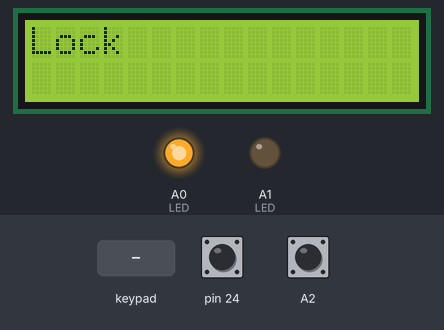
Simulated run of this sketch. Board: Arduino Mega 2560, built with avr-gcc and run on an emulated ATmega2560. Parts: 16×2 character LCD, output pins drawn as LEDs (lit = HIGH). Inputs (shaded band) come from the test bench; at power-on: pin 24 HIGH, A2 HIGH. Pins used as bus, display or sensor lines are not drawn; what the sketch prints to the serial monitor is not drawn.

Above: at 1.3 s.
1.4 s: pin 24 pulled LOW for 0.15 s
At 3.1 s:
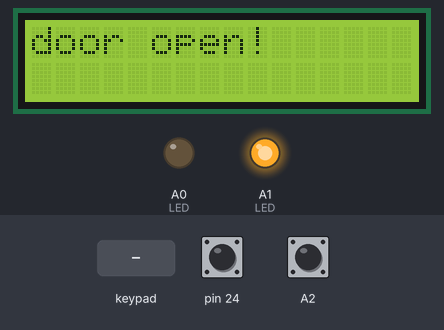
4.5 s: key '*' pressed
At 7.46 s:
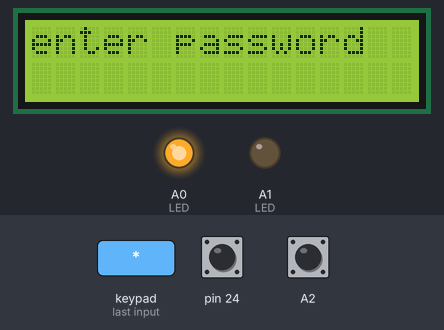
7.5 s: keypad keys 1 2 3 4 pressed 0.4 s apart
At 10.0 s:
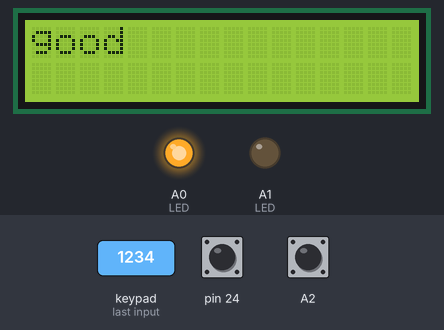
16.7 s: pin 24 pulled LOW for 3.2 s
At 19.3 s:
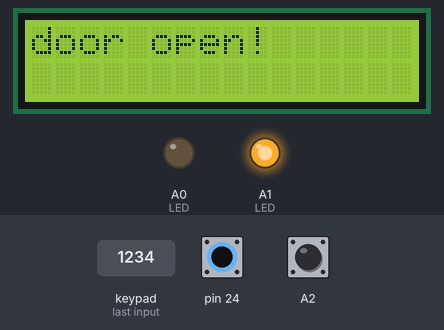
22.9 s: key '#' pressed
At 24.6 s:
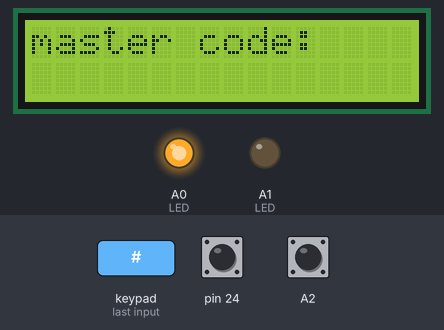
25.2 s: keypad keys 1 2 3 4 5 6 7 8 pressed 0.4 s apart
At 29.6 s:
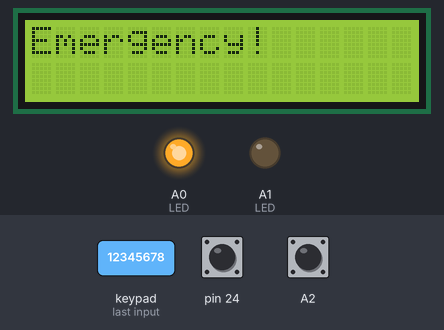
Timing chart, 0 to 35.0 s (numbered marks = the images above; inputs shaded):
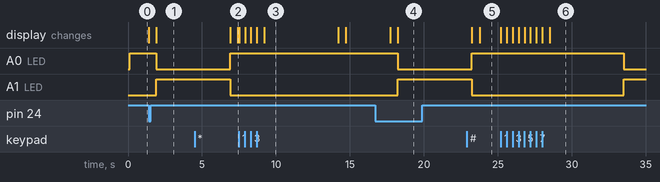

Measured:
- after the input at 1.4 s, A0 (LED): HIGH → LOW after 0.51 s; A1 (LED): LOW → HIGH after 0.51 s; the display: first changes at once (image 1 shows a later state)
- after the input at 7.5 s, the display: first changes at once (image 3 shows a later state)
- after the input at 16.7 s, A0 (LED): HIGH → LOW after 1.5 s; A1 (LED): LOW → HIGH after 1.5 s; the display: first differs from a run without the input after 1.5 s (image 4)
- after the input at 25.2 s, A0 (LED): HIGH → LOW after 8.3 s; A1 (LED): LOW → HIGH after 8.3 s; the display: first changes at once (image 6 shows a later state)
- what the display in image 3 shows lasts 5.0 s, from 9.2 s to 14.2 s

The sketch:

AccessControl_final.ino
```cpp
#include <LiquidCrystal.h>
#include<MFRC522.h>
#include<SPI.h>
#include<Wire.h>
#include<Keypad.h>

#define RST_PIN 5
#define SS_PIN 53

//카드 데이터 저장
#define PICC_0 0xC2
#define PICC_1 0xAA
#define PICC_2 0x55
#define PICC_3 0x1B

MFRC522 rfid(SS_PIN, RST_PIN);
bool Rfid_match = false;
bool Next_acc = false;
bool emergency = false;

LiquidCrystal lcd(21,19,17,15,13,11);//rs,e,d4,d5,d6,d7

const byte ROWS = 4; //4행
const byte COLS = 3; //3열

byte rowPins[ROWS] = {31, 29, 27, 25}; //R1, R2, R3, R4
byte colPins[COLS] = {30, 28, 26}; //C1, C2, C3 (C4:사용X)


char hexaKeys[ROWS][COLS] = {
  {'1','2','3'},
  {'4','5','6'},
  {'7','8','9'},
  {'*','0','#'}
};

Keypad customKeypad = Keypad( makeKeymap(hexaKeys), rowPins, colPins, ROWS, COLS);

char password[4] = {'1','2','3','4'}; //저장된 비번
char mastercode[8] = {'1','2','3','4','5','6','7','8'};//마스터코드
char input_pw[4]; // 숫자 입력 배열
char input_mc[8]; // 마스터 코드 입력
char input_mode; //모드 입력 변수


void setup() {
  // put your setup code here, to run once:
  Serial.begin(9600);
  pinMode(A1,OUTPUT); //문열림 LED
  pinMode(A0,OUTPUT); //문잠김 LED
  pinMode(A2,INPUT_PULLUP);
  pinMode(24,INPUT_PULLUP);

  SPI.begin(); //SPI초기화

  rfid.PCD_Init();
  lcd.begin(16,2); //
  lcd.clear();

  //digitalWrite(A0, HIGH);//문잠김 led상시 켜짐

}

void loop() {
  input_mode = customKeypad.getKey();
  // put your main code here, to run repeatedly:
  lcd.setCursor(0, 0);
  // print the number of seconds since reset:
  lcd.print("Lock");
  if(emergency == true)
  {
    digitalWrite(A0, LOW);//문잠김 led상시 꺼짐
    digitalWrite(A1, HIGH);//문열림 led상시 켜짐
    lcd.clear();
    lcd.print("Emergency!");
  }
  else
  {
    digitalWrite(A0, HIGH);//문잠김 led상시 켜짐
    digitalWrite(A1, LOW);//문열림 led상시 꺼짐
  }

  if(input_mode == '#')
  {
    lcd.clear();
    delay(500);
    Master_mode();
  }


  if(input_mode == '*')
  {
    lcd.clear();
    delay(500);
    Password_Check();
  }

  if(Next_acc == true)
  {
    lcd.clear();
    delay(500);
    lcd.print("Tag a card");
    delay(3000);
    Rfid_Check();

  }

  if(Rfid_match == true)
  {
    lcd.clear();
    delay(500);
    Door_Open();
  }

  if(digitalRead(24) == LOW || digitalRead(A2) == LOW)
  {
    if(emergency == true)
    {
      lcd.clear();
      lcd.print("Emergency clear!");
      delay(3000);
      lcd.clear();
      emergency = false;
      return emergency;
    }
    else
    {
      lcd.clear();
      delay(500);
      Door_Open();
    }

  }


}

void Password_Check()
{
  int i;
  char InputKey;

  lcd.print("enter password");
  lcd.setCursor(0, 1);
  for(i = 0; i < 4; i++)
  {
    InputKey = customKeypad.getKey();
    while(!InputKey)//InputKey가 false이면 while문 계속 실행, true이면 wile문 빠져나와 위에 for문 실행
    {
      InputKey = customKeypad.getKey();//키패드 값을 customKey에 저장
      if(InputKey)
      {
        input_pw[i] = InputKey;//입력한 비번을 비번 검증배열에 저장
      }
    }
    lcd.print("*");
  }


  if(input_pw[0] == password[0] && input_pw[1] == password[1] && input_pw[2] == password[2] && input_pw[3] == password[3])
  {
    delay(500);
    lcd.clear();
    lcd.print("good");
    delay(5000);
    Next_acc = true;
    return Next_acc;
  }

  else
  {
    delay(500);
    lcd.clear();
    lcd.print("wrong password");
    delay(5000);
    lcd.clear();
  }

}


void Door_Open()
{
  lcd.clear();
  lcd.print("door open!");
  digitalWrite(A0, LOW);
  digitalWrite(A1, HIGH);
  Serial.println("open!");

  delay(5000);
  input_mode = 0;
  Next_acc = false;
  Rfid_match = false;
  digitalWrite(A1, LOW);
  lcd.clear();

}

void Moving_Check()
{

}

void Rfid_Check()
{

  if (!rfid.PICC_IsNewCardPresent())
    return;

  //RF 카드의 ID가 인식 안되었다면 더 이상 진행하지 말고 빠져나감
  if (!rfid.PICC_ReadCardSerial())
    return;

  //PICC 타입 읽어오기
  MFRC522::PICC_Type piccType = rfid.PICC_GetType(rfid.uid.sak);

  //MIFARE 방식이 아닐경우
  if (piccType != MFRC522::PICC_TYPE_MIFARE_MINI && piccType != MFRC522::PICC_TYPE_MIFARE_1K && piccType != MFRC522::PICC_TYPE_MIFARE_4K)
  {
    lcd.clear();
    lcd.print("not this type");
  }

  //카드 데이터가 동일할 경우
  if (rfid.uid.uidByte[0] == PICC_0 || rfid.uid.uidByte[1] == PICC_1 || rfid.uid.uidByte[2] == PICC_2 || rfid.uid.uidByte[3] == PICC_3 )
  {
    delay(500);
    lcd.clear();
    lcd.print("good");
    delay(5000);
    Rfid_match = true;
    rfid.PICC_HaltA();
    rfid.PCD_StopCrypto1();
    return Rfid_match;
  }

  //맞는 카드가 아니라면
  else
  {
    delay(500);
    lcd.clear();
    lcd.print("unmatched card");
    delay(5000);
  }

}

void Master_mode()
{
  int i;//반복문용 변수 선언
  char InputKey;

  lcd.print("master code:");
  lcd.setCursor(0, 1);
  for(i = 0; i < 8; i++)
  {
    InputKey = customKeypad.getKey();
    while(!InputKey)//InputKey가 false이면 while문 계속 실행, true이면 wile문 빠져나와 위에 for문 실행
    {
      InputKey = customKeypad.getKey();//키패드 값을 InputKey에 저장
      if(InputKey)
      {
        input_mc[i] = InputKey;//입력한 비번을 비번 검증배열에 저장
      }
    }
    lcd.print("*");
  }


  if(input_mc[0] == mastercode[0] && input_mc[1] == mastercode[1] && input_mc[2] == mastercode[2] && input_mc[3] == mastercode[3] && input_mc[4] == mastercode[4] && input_mc[5] == mastercode[5] && input_mc[6] == mastercode[6] && input_mc[7] == mastercode[7])
  {
    delay(500);
    lcd.clear();
    lcd.print("Emergency!");
    delay(5000);
    emergency = true;
    return emergency;
  }

  else
  {
    delay(500);
    lcd.clear();
    lcd.print("unmatched");
    delay(5000);
    lcd.clear();
  }

}
```
